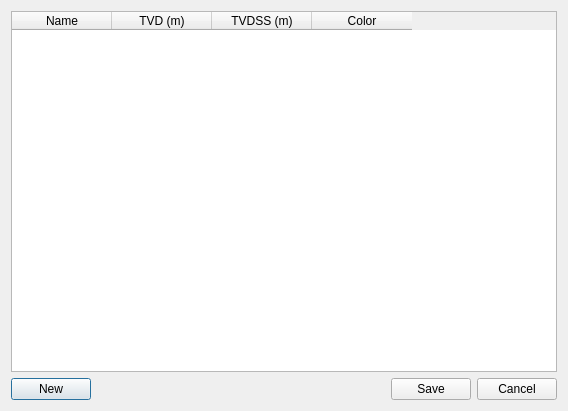
<?xml version="1.0" encoding="UTF-8"?>
<ui version="4.0">
 <class>well_marker_Dialog</class>
 <widget class="QDialog" name="well_marker_Dialog">
  <property name="geometry">
   <rect>
    <x>0</x>
    <y>0</y>
    <width>568</width>
    <height>411</height>
   </rect>
  </property>
  <property name="windowTitle">
   <string>Edit Markers</string>
  </property>
  <property name="windowIcon">
   <iconset resource="../resources.qrc">
    <normaloff>:/icon/layer_icon</normaloff>:/icon/layer_icon</iconset>
  </property>
  <layout class="QGridLayout" name="gridLayout">
   <item row="0" column="0">
    <widget class="QTableWidget" name="tableWidget">
     <column>
      <property name="text">
       <string>Name</string>
      </property>
     </column>
     <column>
      <property name="text">
       <string>TVD (m)</string>
      </property>
     </column>
     <column>
      <property name="text">
       <string>TVDSS (m)</string>
      </property>
     </column>
     <column>
      <property name="text">
       <string>Color</string>
      </property>
     </column>
    </widget>
   </item>
   <item row="3" column="0">
    <layout class="QHBoxLayout" name="horizontalLayout">
     <item>
      <widget class="QPushButton" name="newButton">
       <property name="text">
        <string>New</string>
       </property>
      </widget>
     </item>
     <item>
      <spacer name="horizontalSpacer">
       <property name="orientation">
        <enum>Qt::Horizontal</enum>
       </property>
       <property name="sizeHint" stdset="0">
        <size>
         <width>40</width>
         <height>20</height>
        </size>
       </property>
      </spacer>
     </item>
     <item>
      <widget class="QPushButton" name="saveButton">
       <property name="text">
        <string>Save</string>
       </property>
      </widget>
     </item>
     <item>
      <widget class="QPushButton" name="cancelButton">
       <property name="text">
        <string>Cancel</string>
       </property>
      </widget>
     </item>
    </layout>
   </item>
  </layout>
 </widget>
 <resources>
  <include location="../resources.qrc"/>
 </resources>
 <connections>
  <connection>
   <sender>cancelButton</sender>
   <signal>clicked()</signal>
   <receiver>well_marker_Dialog</receiver>
   <slot>close()</slot>
   <hints>
    <hint type="sourcelabel">
     <x>520</x>
     <y>389</y>
    </hint>
    <hint type="destinationlabel">
     <x>283</x>
     <y>205</y>
    </hint>
   </hints>
  </connection>
 </connections>
</ui>
